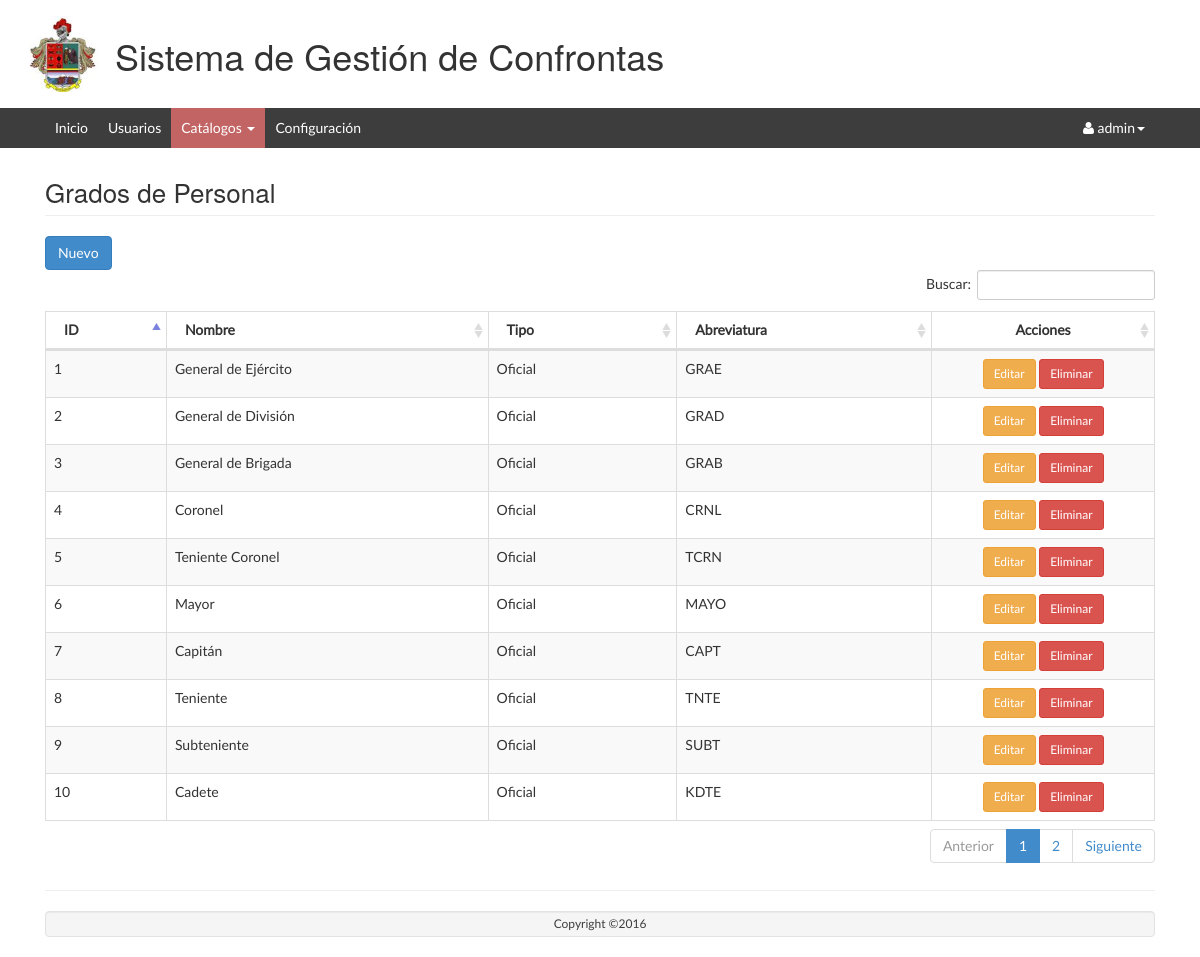
Screenshot of /Grado/listar/ (signed in) with the database file from the repository.
### tables this page shows
CREATE TABLE `grado_persona` (
  `id` int(11) NOT NULL AUTO_INCREMENT,
  `tipo_persona_id` int(11) NOT NULL,
  `nombre` varchar(128) NOT NULL,
  `descripcion` varchar(256) NOT NULL,
  `abreviatura` varchar(64) NOT NULL,
  `activo` tinyint(4) NOT NULL DEFAULT '1',
  PRIMARY KEY (`id`),
  KEY `fk_grado_persona_tipo_persona1_idx` (`tipo_persona_id`),
  CONSTRAINT `fk_grado_persona_tipo_persona1` FOREIGN KEY (`tipo_persona_id`) REFERENCES `tipo_persona` (`id`) ON DELETE NO ACTION ON UPDATE NO ACTION
);

CREATE TABLE `tipo_persona` (
  `id` int(11) NOT NULL AUTO_INCREMENT,
  `nombre` varchar(128) NOT NULL,
  `descripcion` varchar(256) NOT NULL,
  `activo` tinyint(4) NOT NULL DEFAULT '1',
  PRIMARY KEY (`id`)
);

### app/controllers/GradoController.php (called while the page is built, shortened)
<?php
require_once (PATH_MODELS . "/GradoModel.php");
class GradoController {
	public function listar() {
		$model = new GradoModel();
		$datos = $model->getlistadoGradoPersona();
		require_once PATH_VIEWS."/Grado/view.list.php";
	}
}

### index.php (called while the page is built, shortened)
<?php
if(isset($_GET['action'])){
	$redirect = ($_GET['action']!='')?$_GET['action']:"listar";
}
$controller = new $controllerName();
$controller->$redirect();
?>

### public/views/Grado/index.php (called while the page is built, shortened)
<?php
require_once("../../../index.php");
?>

### app/models/GradoModel.php (called while the page is built, shortened)
<?php
require_once(PATH_MODELS."/BaseModel.php");
class GradoModel {
	public function getlistadoGradoPersona(){
		$model = new BaseModel();
		$sql = "select g.*, t.nombre as tipo from grado_persona as g
				inner join tipo_persona as t on t.id = g.tipo_persona_id
				where g.activo = 1";
		return $model->execSql($sql, array(),true);
	}
}

### app/models/BaseModel.php (called while the page is built, shortened)
<?php
class BaseModel
{
	private $pdo;
	private function openConexion(){
		try{
			$this->pdo = new PDO('mysql:host='.HOSTNAME_DATABASE.';dbname='.DATABASE.';charset=utf8', USERNAME, PASSWORD);
			$this->pdo->setAttribute(PDO::ATTR_ERRMODE, PDO::ERRMODE_EXCEPTION);
		}
		catch(Exception $e){
			die($e->getMessage());
		}
	}
	private function closeConexion(){
		$this->pdo =  null;
	}
	public function execSql($sql,$parameters, $list = false, $obtainId = false){
		try	{
			$stm = $this->pdo->prepare($sql);
			$stm->execute($parameters);
			if($obtainId){
				$result = $this->pdo->lastInsertId();
			} else {
				if($list){
					$result = $stm->fetchAll(PDO::FETCH_OBJ);
				} else {
					$result = $stm->fetch(PDO::FETCH_OBJ);
				}
			}
		}catch(Exception $e){
			die($e->getMessage());
		}
		return $result;
	}
}

### public/views/Grado/view.list.php (the view, shortened to what this page needs)
<?php include_once PATH_TEMPLATE.'/header.php';?>
<div class="row">
	<div class="col-lg-12">
    	<h1 class="page-header">Grados de Personal</h1>
   	</div>
</div>
<div class="row">
	<div class="col-lg-12">
		<button class="btn btn-primary" id="modalOpen">
			<i class="glyphicon glyphicon-plus"></i> Nuevo
		</button>
	</div>
	<table class="table table-striped table-bordered table-hover" id="dataTables-example">
    <thead>
	    <tr>
	    	<th>ID</th>
		    <th>Nombre</th>
		    <th>Tipo</th>
		    <th>Abreviatura</th>
		    <th style="text-align: center; width: 20%">Acciones</th>
	    </tr>
    </thead>
    <tbody>
    	<?php foreach ($datos as $item) {
    		echo "<tr><td>".$item->id."</td>";
    		echo "<td>".$item->nombre."</td>";
    		echo "<td>".$item->tipo."</td>";
    		echo "<td>".$item->abreviatura."</td>";
    		echo "<td align='center'><a href='javascript: loadModal(".$item->id.")' class='btn btn-warning btn-sm' title='Editar' >Editar</a>
					  <a href='javascript:if(confirm(\"Está seguro que desea eliminar el elemento seleccionado?\")){redirect(".$item->id.");}' class='btn btn-danger btn-sm' title='Eliminar'>Eliminar</a></td>";
    	}?>
    </tbody>
    </table>
</div>
<?php include_once PATH_TEMPLATE.'/footer.php';?>
<link href="<?php echo PATH_CSS; ?>/dataTables.bootstrap.css" rel="stylesheet">
<link href="<?php echo PATH_CSS; ?>/bootstrapValidator.min.css" rel="stylesheet">
</body>
</html>

### public/web/css/style.css (style rules this page uses)
body { overflow-x: hidden!important; font-family: 'Lato', sans-serif; -webkit-font-smoothing: antialiased; min-height: 100%; background: #ffffff; }
.row { margin-left: 0; margin-right: 0; }
.page-header { font-size: 26px; margin: 10px 0 20px; }

### rows the page displays
grado_persona: id "1", nombre "General de Ejército", tipo_persona.nombre "Oficial", abreviatura "GRAE"
grado_persona: id "2", nombre "General de División", tipo_persona.nombre "Oficial", abreviatura "GRAD"
grado_persona: id "3", nombre "General de Brigada", tipo_persona.nombre "Oficial", abreviatura "GRAB"
grado_persona: id "4", nombre "Coronel", tipo_persona.nombre "Oficial", abreviatura "CRNL"
grado_persona: id "5", nombre "Teniente Coronel", tipo_persona.nombre "Oficial", abreviatura "TCRN"
grado_persona: id "6", nombre "Mayor", tipo_persona.nombre "Oficial", abreviatura "MAYO"
grado_persona: id "7", nombre "Capitán", tipo_persona.nombre "Oficial", abreviatura "CAPT"
grado_persona: id "8", nombre "Teniente", tipo_persona.nombre "Oficial", abreviatura "TNTE"
grado_persona: id "9", nombre "Subteniente", tipo_persona.nombre "Oficial", abreviatura "SUBT"
grado_persona: id "10", nombre "Cadete", tipo_persona.nombre "Oficial", abreviatura "KDTE"

### other values shown
$_SESSION['SESSION_USER']->usuario "admin"
